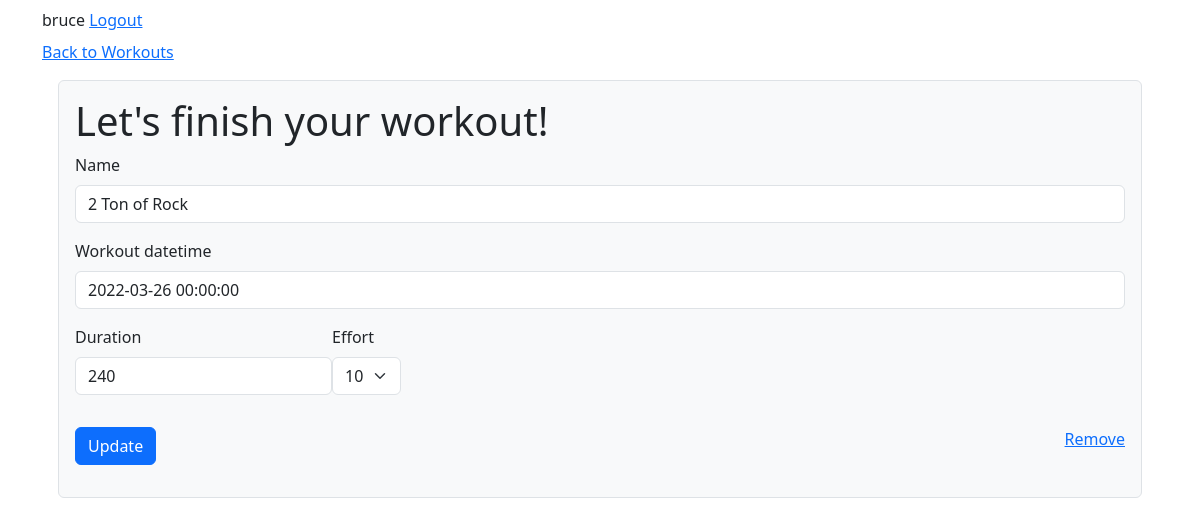
The app's page /workouts/update/9 (signed in) with its own data.
### workouts/models.py (models this page shows, shortened)
class Workout(models.Model):
    profile = models.ForeignKey(
        Profile, on_delete=models.CASCADE, related_name="workouts"
    )
    name = models.CharField(max_length=255)
    workout_datetime = models.DateTimeField()
    duration = models.IntegerField(default=0)
    effort = models.IntegerField(default=5, choices=((x, str(x)) for x in range(1, 11)))

### workouts/views.py (the view, shortened to what this page needs)
# urls.py: path("update/<int:pk>", views.UpdateWorkoutView.as_view(), name="update_workout"),
class UpdateWorkoutView(SecureView):
    def get(self, request, pk):
        workout = request.user.profile.workouts.get(pk=pk)
        form = forms.WorkoutForm(instance=workout)
        return render(request, "workouts/edit.html", {"form": form})

### workouts/forms.py
class WorkoutForm(forms.ModelForm):
    class Meta:
        model = models.Workout
        fields = ['name', 'workout_datetime', 'duration', 'effort']
        widgets = {
          'name': forms.TextInput(attrs={ 'autofocus': True }),
          'workout_datetime': forms.DateTimeInput(attrs={'data-controller': 'datepicker', 'data-datepicker-time': 'true' })
        }

### workouts/templates/workouts/edit.html (shortened to what this page needs)
{% extends 'layout.html' %}
{% load bootstrap5 %}
{% block body %}
<div>
  <a href="{% url 'workouts:home' %}">Back to Workouts</a>
</div>
<div class="bg-light m-3 p-3 border rounded">
  <h1>Let's finish your workout!</h1>
  <form novalidate method="post" autocomplete="off">
      {% bootstrap_field form.name %}
      {% bootstrap_field form.workout_datetime %}
      <div class="d-flex flex-wrap">
      {% bootstrap_field form.duration form_group_class="m-2"%}
      {% bootstrap_field form.effort form_group_class="m-2" %}
      </div>
      <div class="d-flex flex-wrap justify-content-between my-3">
          <div>
              {% bootstrap_button 'Update' %}
          </div>
          <div>
              <a href="{% url 'workouts:delete_workout' form.instance.id %}">Remove</a>
          </div>
      </div>
  </form>
</div>
{% endblock body %}

### templates/_signon.html
<div class="my-2">
{% if user.is_authenticated %}
 {{user.username}} <a href="{% url 'logout' %}">Logout</a>
{% else %}
<a href="{% url 'login' %}">Login</a>
{% endif %}
</div>

### records on screen
Workout: name "2 Ton of Rock", workout_datetime "2022-03-26 00:00:00", duration "240", effort "10"

### other values on screen
{{ user.username }} "bruce"
